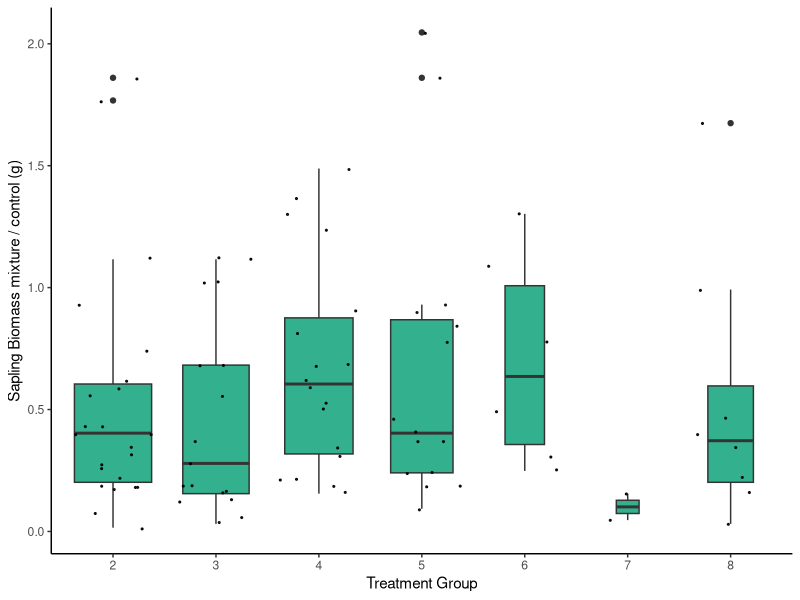
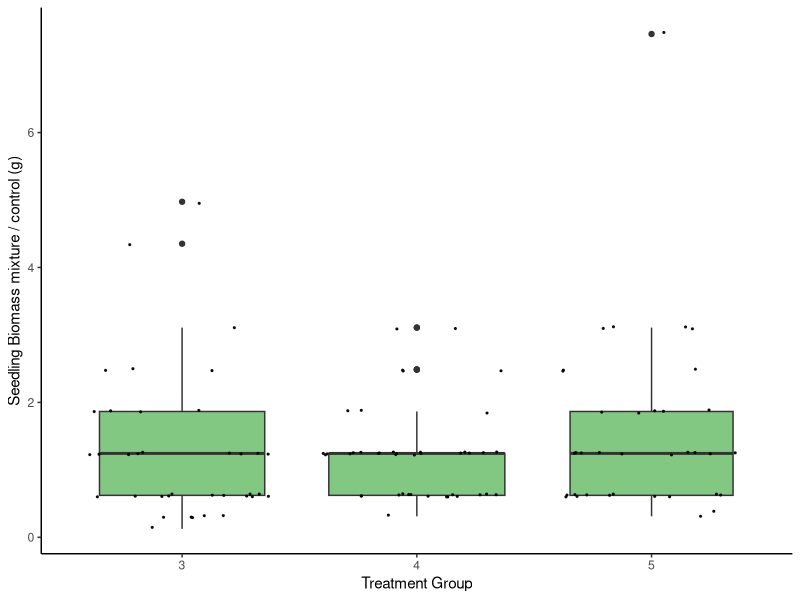
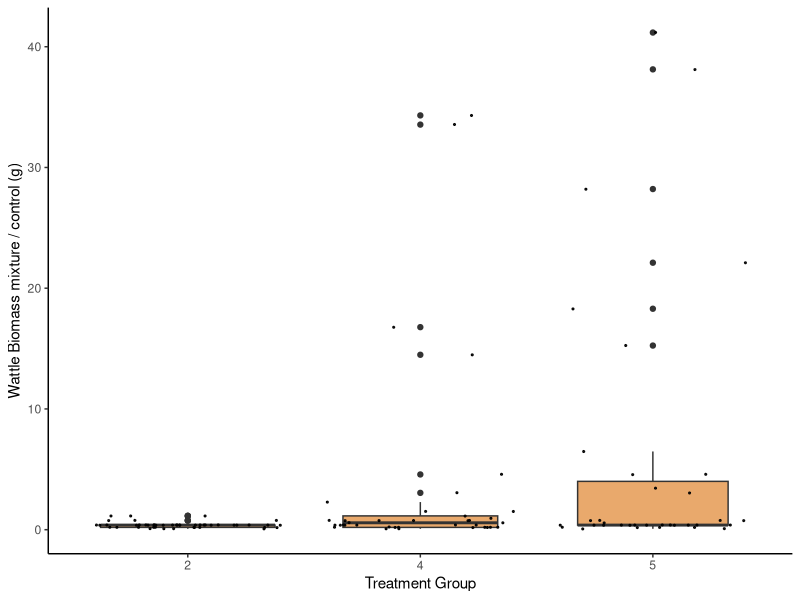
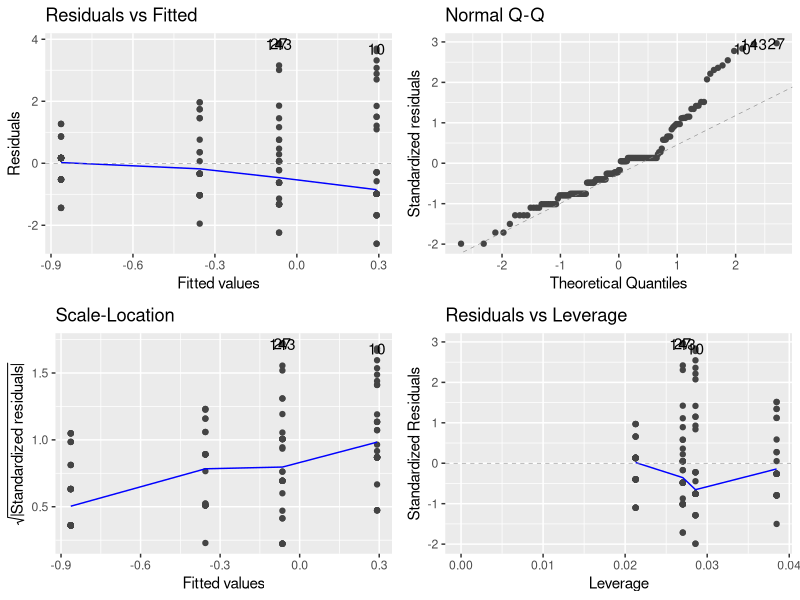
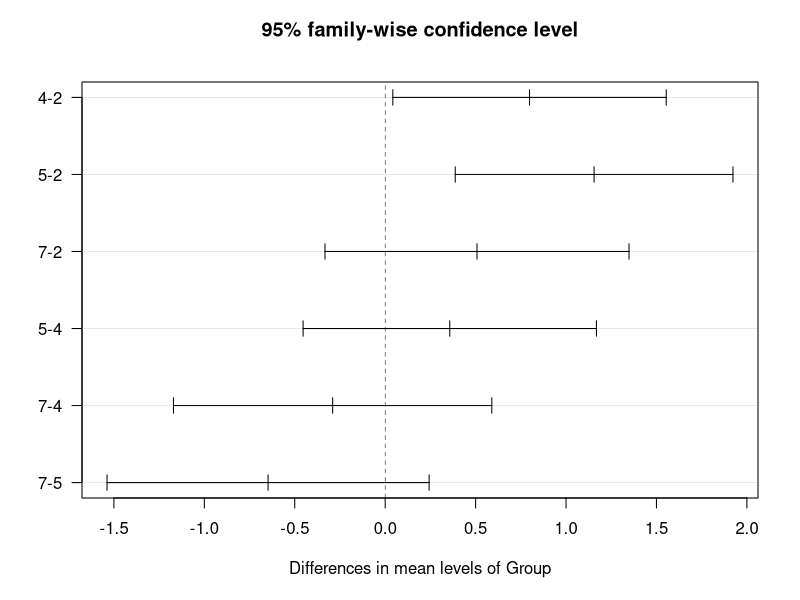
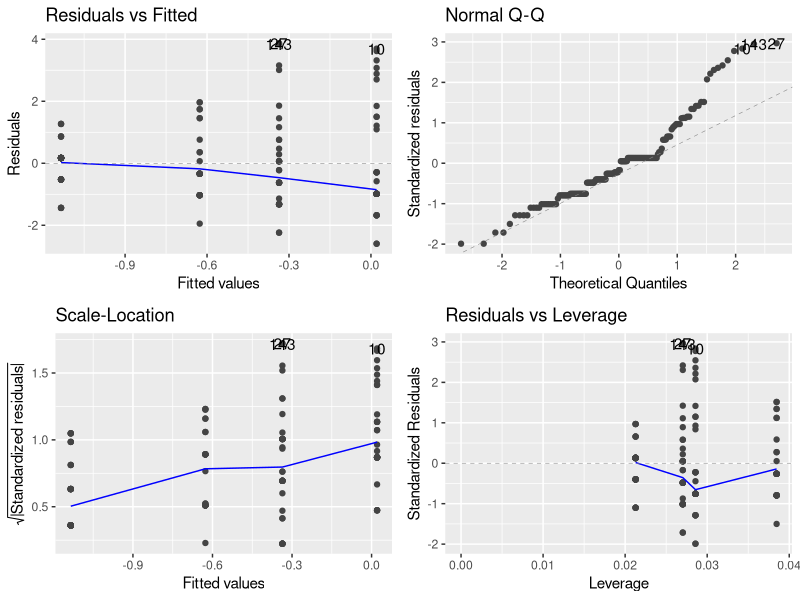
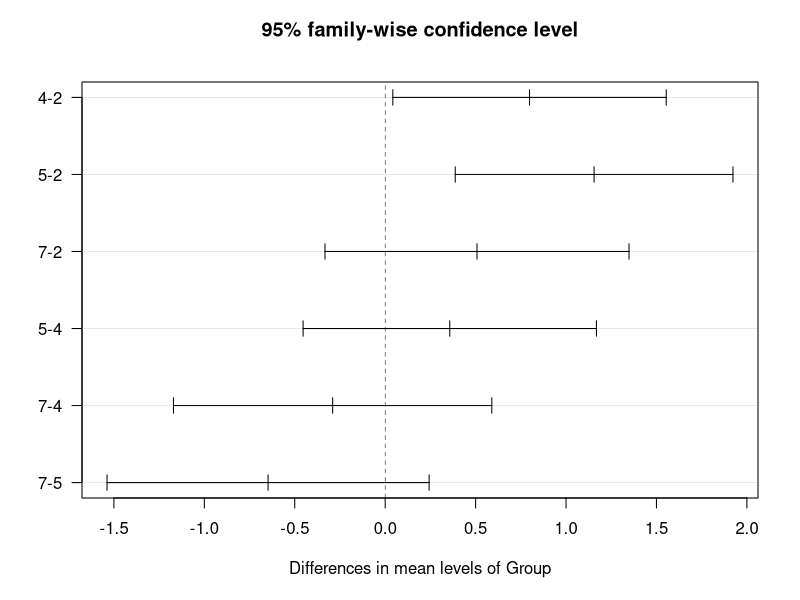
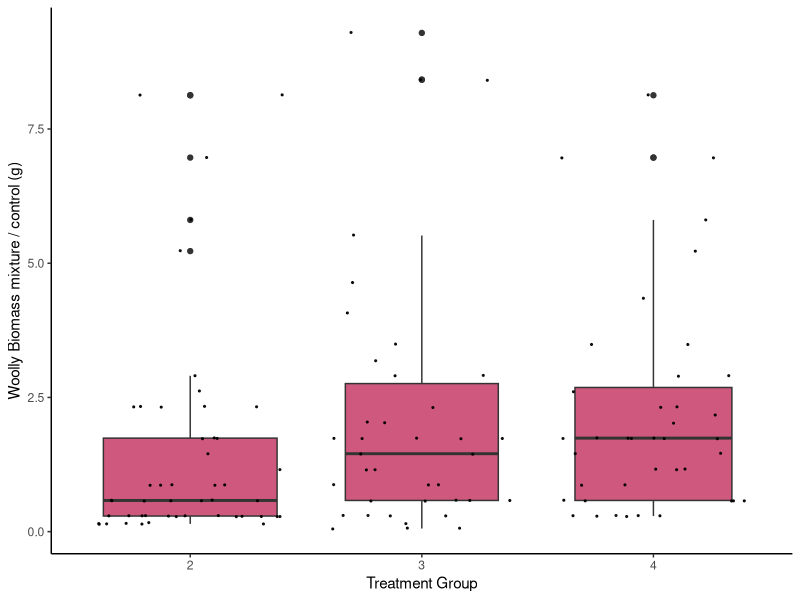

The R script that drew these images, in order: (Note: this script raises an error after producing the figures.)
#### Biomass for each plant by treatment group v2####


# Before anything else, verify that your environment is totally clear.
# This is important, because old objects can foul up the works
# Clean up the working environment
rm(list = ls())

# Verify working directory, should be ~/Documents/Analyses/lastname_first
getwd()

# Load tidyverse
library("tidyverse")
# Check for updates
tidyverse_update()

#### Cleaning up the data ####

library(readr)
Biomass <- read_csv("Shadehouse/Biomass Experiment 1 Clean.csv")

# Removing rows where the species is blank
Biomass<-Biomass[-592, ] 
Biomass<-Biomass[-591, ] 
Biomass<-Biomass[-590, ] 
Biomass<-Biomass[-961, ] 
Biomass<-Biomass[-960, ] 
Biomass<-Biomass[-959, ] 

# Removing rows where the mass is blank
Biomass <- Biomass[!is.na(Biomass$Mass_g), ]

# Remove seedling from tg2, there should be no seedlings in that tg
Biomass<-Biomass[-63, ]

# simplifying the experiment 1 treatment group name to Group and Mass_g to Mass
colnames(Biomass)[5:5] <- c("Group") ## Renaming the columns
colnames(Biomass)[10:10] <- c("Mass") ## Renaming the columns
Biomass$Group <- as.factor(Biomass$Group)

# Removing empty columns
Biomass <- Biomass[, -c(11, 12)]

# ggfortify is a package that works with ggplot2 to make nice plots
library("ggfortify")
# multcomp is used for contrasts and multiple comparisons
library("multcomp")
# nlme is used for random effects ANOVA
library("nlme")

#### Response Ratios ####
Sapling <- Biomass[Biomass$Plant == "ManukaSapling", ]

Sapling$Group <- as.factor(Sapling$Group)

# let's have a look at simply doing a response ratio (no log)

# Add a column that is the mass of each sample / mean control mass
group1_mean <- mean(Sapling$Mass[Sapling$Group == 1], na.rm = TRUE)

Sapling$ResponseRatio <- Sapling$Mass / group1_mean

# Let's have a look at that
library(dplyr)
library(ggplot2)

Sapling %>%
  filter(Group %in% 2:8) %>%
  ggplot(aes(x = Group, y = ResponseRatio)) +
  geom_boxplot(fill = "#33B08D", varwidth = TRUE) +
  geom_jitter(color = "black", size = 0.4, alpha = 0.9) +
  ylab("Sapling Biomass mixture / control (g)") +
  xlab("Treatment Group") +
  theme_classic()

# Check for homogeneous variance
summ_Sapling <- Sapling %>%
  group_by(Group) %>% 
  summarise(mean_Mass = mean(Mass),
            sd_Mass = sd(Mass),
            n_Mass = n())
ratio <-(max(summ_Sapling$sd_Mass))/(min(summ_Sapling$sd_Mass))
print(ratio)

# Check for homogeneous variance
summ_Sapling <- Sapling %>%
  group_by(Group) %>% 
  summarise(mean_ResponseRatio = mean(ResponseRatio),
            sd_ResponseRatio = sd(ResponseRatio),
            n_ResponseRatio = n())
ratio <-(max(summ_Sapling$sd_ResponseRatio))/(min(summ_Sapling$sd_ResponseRatio))
print(ratio)

# ratio > 3
# Use kruskal-wallis
kruskal.test(Mass ~ Group, data = Sapling)
kruskal.test(ResponseRatio ~ Group, data = Sapling)

# Seedlings
Seedling <- Biomass[Biomass$Plant == "ManukaSeedling", ]

Seedling<-Seedling[-81, ]

Seedling$Group <- as.factor(Seedling$Group)

# Add a column that is the mass of each sample / mean control mass
group1_mean <- mean(Seedling$Mass[Seedling$Group == 1], na.rm = TRUE)

Seedling$ResponseRatio <- Seedling$Mass / group1_mean

Seedling %>%
  filter(Group %in% 2:8) %>%
  ggplot(aes(x = Group, y = ResponseRatio)) +
  geom_boxplot(fill = "#82C782", varwidth = TRUE) +
  geom_jitter(color = "black", size = 0.4, alpha = 0.9) +
  ylab("Seedling Biomass mixture / control (g)") +
  xlab("Treatment Group") +
  theme_classic()

# Check for homogeneous variance
summ_Seedling <- Seedling %>%
  group_by(Group) %>% 
  summarise(mean_Mass = mean(Mass),
            sd_Mass = sd(Mass),
            n_Mass = n())
ratio <-(max(summ_Seedling$sd_Mass))/(min(summ_Seedling$sd_Mass))
print(ratio)

# Check for homogeneous variance
summ_Seedling <- Seedling %>%
  group_by(Group) %>% 
  summarise(mean_ResponseRatio = mean(ResponseRatio),
            sd_ResponseRatio = sd(ResponseRatio),
            n_ResponseRatio = n())
ratio <-(max(summ_Seedling$sd_ResponseRatio))/(min(summ_Seedling$sd_ResponseRatio))
print(ratio)

# ratio < 3
# For mass
# The sample sizes are not quite even and therefore we need to use Type 3 analysis
contrasts(Seedling$Group) <- contr.sum(8)

model <- lm(Mass ~ Group, data = Seedling)
# Run Type III ANOVA
library(car)
Anova(model, type = 3)

# Set up for ANOVA
model01 <- aov(Mass~Group, data = Seedling)
anova(model01)
summary(model01)

# Tukey-Kramer test (automatically applied for unequal sample sizes)
TukeyHSD(model01)

# For Response Ratio
# The sample sizes are not quite even and therefore we need to use Type 3 analysis
contrasts(Seedling$Group) <- contr.sum(8)

model <- lm(ResponseRatio ~ Group, data = Seedling)
# Run Type III ANOVA
library(car)
Anova(model, type = 3)

# Set up for ANOVA
model01 <- aov(ResponseRatio~Group, data = Seedling)
anova(model01)
summary(model01)
# Tukey-Kramer test (automatically applied for unequal sample sizes)
TukeyHSD(model01)

# Wattle
Wattle <- Biomass[Biomass$Plant == "Wattle", ]

Wattle$Group <- as.factor(Wattle$Group)

# Add a column that is the mass of each sample / mean control mass
group7_mean <- mean(Wattle$Mass[Wattle$Group == 7], na.rm = TRUE)

Wattle$ResponseRatio <- Wattle$Mass / group7_mean

Wattle %>%
  filter(Group %in% 2:6) %>%
  ggplot(aes(x = Group, y = ResponseRatio)) +
  geom_boxplot(fill = "#E9A96C", varwidth = TRUE) +
  geom_jitter(color = "black", size = 0.4, alpha = 0.9) +
  ylab("Wattle Biomass mixture / control (g)") +
  xlab("Treatment Group") +
  theme_classic()

# Check for homogeneous variance
summ_Wattle <- Wattle %>%
  group_by(Group) %>% 
  summarise(mean_Mass = mean(Mass),
            sd_Mass = sd(Mass),
            n_Mass = n())
ratio <-(max(summ_Wattle$sd_Mass))/(min(summ_Wattle$sd_Mass))
print(ratio)

# Check for homogeneous variance
summ_Wattle <- Wattle %>%
  group_by(Group) %>% 
  summarise(mean_ResponseRatio = mean(ResponseRatio),
            sd_ResponseRatio = sd(ResponseRatio),
            n_ResponseRatio = n())
ratio <-(max(summ_Wattle$sd_ResponseRatio))/(min(summ_Wattle$sd_ResponseRatio))
print(ratio)

# Not normal, need to try a transformation
Wattle <- Wattle %>%
  mutate(logMass = log(Mass))

# Not normal, need to try a transformation
Wattle <- Wattle %>%
  mutate(logResponseRatio = log(ResponseRatio))

# Check for Homogeneous variance
summ_Wattle <- Wattle %>%
  group_by(Group) %>% 
  summarise(mean_logMass = mean(logMass),
            sd_logMass = sd(logMass),
            n_logMass = n())
ratio <-(max(summ_Wattle$sd_logMass))/(min(summ_Wattle$sd_logMass))
print(ratio)

# Check for Homogeneous variance
summ_Wattle <- Wattle %>%
  group_by(Group) %>% 
  summarise(mean_logResponseRatio = mean(logResponseRatio),
            sd_logResponseRatio = sd(logResponseRatio),
            n_logResponseRatio = n())
ratio <-(max(summ_Wattle$sd_logResponseRatio))/(min(summ_Wattle$sd_logResponseRatio))
print(ratio)

# Set up for ANOVA
model01 <- aov(logMass~Group, data = Wattle)
autoplot(model01)
anova(model01)
summary(model01)

# Perform Tukey test
tukey <- TukeyHSD(model01)
summary(tukey)
print(tukey)
plot(tukey, las = 1)

# Set up for ANOVA
model01 <- aov(logResponseRatio~Group, data = Wattle)
autoplot(model01)
anova(model01)
summary(model01)

# Perform Tukey test
tukey <- TukeyHSD(model01)
summary(tukey)
print(tukey)
plot(tukey, las = 1)

# Woolly
Woolly <- Biomass[Biomass$Plant == "Nightshade", ]

Woolly$Group <- as.factor(Woolly$Group)

# Add a column that is the mass of each sample / mean control mass
group6_mean <- mean(Woolly$Mass[Woolly$Group == 6], na.rm = TRUE)

Woolly$ResponseRatio <- Woolly$Mass / group6_mean

Woolly %>%
  filter(Group %in% 2:5) %>%
  ggplot(aes(x = Group, y = ResponseRatio)) +
  geom_boxplot(fill = "#CF597E", varwidth = TRUE) +
  geom_jitter(color = "black", size = 0.4, alpha = 0.9) +
  ylab("Woolly Biomass mixture / control (g)") +
  xlab("Treatment Group") +
  theme_classic()

# Check for homogeneous variance
summ_Woolly <- Woolly %>%
  group_by(Group) %>% 
  summarise(mean_Mass = mean(Mass),
            sd_Mass = sd(Mass),
            n_Mass = n())
ratio <-(max(summ_Woolly$sd_Mass))/(min(summ_Woolly$sd_Mass))
print(ratio)

# Check for homogeneous variance
summ_Woolly <- Woolly %>%
  group_by(Group) %>% 
  summarise(mean_ResponseRatio = mean(ResponseRatio),
            sd_ResponseRatio = sd(ResponseRatio),
            n_ResponseRatio = n()) 
ratio <-(max(summ_Woolly$sd_ResponseRatio))/(min(summ_Woolly$sd_ResponseRatio))
print(ratio)

# ratio < 3
# For mass
# The sample sizes are not quite even and therefore we need to use Type 3 analysis
contrasts(Woolly$Group) <- contr.sum(8)

model <- lm(Mass ~ Group, data = Woolly)
# Run Type III ANOVA
library(car)
Anova(model, type = 3)

# Set up for ANOVA
model01 <- aov(ResponseRatio~Group, data = Woolly)

autoplot(model01)

anova(model01)

summary(model01)
# Tukey-Kramer test (automatically applied for unequal sample sizes)
TukeyHSD(model01)

# For Response Ratio
# The sample sizes are not quite even and therefore we need to use Type 3 analysis
contrasts(Woolly$Group) <- contr.sum(8)

model <- lm(ResponseRatio ~ Group, data = Woolly)
# Run Type III ANOVA
library(car)
Anova(model, type = 3)

# Set up for ANOVA
model01 <- aov(Mass~Group, data = Woolly)
anova(model01)
summary(model01)

# Tukey-Kramer test (automatically applied for unequal sample sizes)
TukeyHSD(model01)

# privet
Privet <- Biomass[Biomass$Plant == "Privet", ]

Privet$Group <- as.factor(Privet$Group)

# Add a column that is the mass of each sample / mean control mass
group8_mean <- mean(Privet$Mass[Privet$Group == 8], na.rm = TRUE)

Privet$ResponseRatio <- Privet$Mass / group8_mean

Privet %>%
#  filter(Group %in% 2:5) %>%
  ggplot(aes(x = Group, y = ResponseRatio)) +
  geom_boxplot(fill = "#E57F6C", varwidth = TRUE) +
  geom_jitter(color = "black", size = 0.4, alpha = 0.9) +
  ylab("Privet Biomass mixture / control (g)") +
  xlab("Treatment Group") +
  theme_classic()

# Check for homogeneous variance
summ_Privet <- Privet %>%
  group_by(Group) %>% 
  summarise(mean_Mass = mean(Mass),
            sd_Mass = sd(Mass),
            n_Mass = n())
ratio <-(max(summ_Privet$sd_Mass))/(min(summ_Privet$sd_Mass))
print(ratio)

# Check for homogeneous variance
summ_Privet <- Privet %>%
  group_by(Group) %>% 
  summarise(mean_ResponseRatio = mean(ResponseRatio),
            sd_ResponseRatio = sd(ResponseRatio),
            n_ResponseRatio = n())
ratio <-(max(summ_Privet$sd_ResponseRatio))/(min(summ_Privet$sd_ResponseRatio))
print(ratio)

# ratio < 3
# For mass
# The sample sizes are not quite even and therefore we need to use Type 3 analysis
contrasts(Privet$Group) <- contr.sum(8)

model <- lm(Mass ~ Group, data = Privet)
# Run Type III ANOVA
library(car)
Anova(model, type = 3)

# Set up for ANOVA
model01 <- aov(Mass~Group, data = Privet)
anova(model01)
summary(model01)

# Tukey-Kramer test (automatically applied for unequal sample sizes)
TukeyHSD(model01)

# For Response Ratio
# The sample sizes are not quite even and therefore we need to use Type 3 analysis
contrasts(Privet$Group) <- contr.sum(8)

model <- lm(ResponseRatio ~ Group, data = Privet)
# Run Type III ANOVA
library(car)
Anova(model, type = 3)

# Set up for ANOVA
model01 <- aov(ResponseRatio~Group, data = Privet)
anova(model01)
summary(model01)
# Tukey-Kramer test (automatically applied for unequal sample sizes)
TukeyHSD(model01)

# Make a new df without saplings because they are too big
BiomassSeedlings <- Biomass %>% filter(Plant != "ManukaSapling")

# Make a boxplot with all values on it
ggplot(BiomassSeedlings, aes(x = Group, y = ResponseRatio, fill = Plant)) +
  geom_boxplot(position = position_dodge(width = 0.8)) +
  theme_minimal() +
  labs(x = "Treatment group", y = "Dry biomass g", fill = "Species") +
  scale_fill_manual(values = c(
    "ManukaSapling" = "#33B08D",  
    "ManukaSeedling"  = "#82C782", 
    "Nightshade" = "#CF597E",  
    "Privet" = "#E57F6C" , 
    "Wattle" = "#E9A96C"),
    labels = c("ManukaSapling" = "L. scoparium sapling", "ManukaSeedling" = "L. scoparium seedling","Nightshade" = "S. mauritianum",
               "Privet" = "L. lucidum", "Wattle" = "P. lophantha")) +
  theme_classic()




#### Log Response ratios ####
library(metafor)
# Function to compute lnRR using metafor for a given plant and control group
compute_lnRR <- function(Biomass, plant_name = "ManukaSapling", control_group = 1) {
  # Filter for specified plant
  df_filtered <- Biomass %>% filter(Plant == plant_name)
  
  # Split into treatment and control
  control <- df_filtered %>% filter(Group == control_group)
  treatments <- df_filtered %>% filter(Group != control_group)
  
  # Summarise group stats
  group_stats <- treatments %>%
    group_by(Group) %>%
    summarise(
      m1i = mean(Mass),
      sd1i = sd(Mass),
      n1i = n(),
      .groups = "drop"
    ) %>%
    mutate(
      m2i = mean(control$Mass),
      sd2i = sd(control$Mass),
      n2i = nrow(control)
    )
  
  # Compute lnRR and sampling variance
  escalc_results <- escalc(
    measure = "ROM",
    m1i = group_stats$m1i,
    sd1i = group_stats$sd1i,
    n1i = group_stats$n1i,
    m2i = group_stats$m2i,
    sd2i = group_stats$sd2i,
    n2i = group_stats$n2i
  )
  
  # Combine with group info
  results <- bind_cols(group_stats["Group"], escalc_results)
  return(results)
}

# Run the function
lnrr_output <- compute_lnRR(Biomass, plant_name = "ManukaSapling", control_group = 1)
print(lnrr_output)

# Plot lnRR with 95% CI
ggplot(lnrr_output, aes(x = factor(Group), y = yi)) +
  geom_point(shape = 16, size = 3) +
  geom_errorbar(aes(ymin = yi - 1.96 * sqrt(vi), ymax = yi + 1.96 * sqrt(vi)), width = 0.2) +
  labs(
    x = "Treatment Group",
    y = "lnRR_mixed/monoculture L. scoparium biomass (g)"
  ) +
  theme_classic() +
  theme(
    text = element_text(size = 12),
    axis.title = element_text(face = "bold")
  )

# Seedling
#Function to compute lnRR using metafor for a given plant and control group
compute_lnRR <- function(Biomass, plant_name = "ManukaSeedling", control_group = 1) {
  # Filter for specified plant
  df_filtered <- Biomass %>% filter(Plant == plant_name)
  
  # Split into treatment and control
  control <- df_filtered %>% filter(Group == control_group)
  treatments <- df_filtered %>% filter(Group != control_group)
  
  # Summarise group stats
  group_stats <- treatments %>%
    group_by(Group) %>%
    summarise(
      m1i = mean(Mass),
      sd1i = sd(Mass),
      n1i = n(),
      .groups = "drop"
    ) %>%
    mutate(
      m2i = mean(control$Mass),
      sd2i = sd(control$Mass),
      n2i = nrow(control)
    )
  
  # Compute lnRR and sampling variance
  escalc_results <- escalc(
    measure = "ROM",
    m1i = group_stats$m1i,
    sd1i = group_stats$sd1i,
    n1i = group_stats$n1i,
    m2i = group_stats$m2i,
    sd2i = group_stats$sd2i,
    n2i = group_stats$n2i
  )
  
  # Combine with group info
  results <- bind_cols(group_stats["Group"], escalc_results)
  return(results)
}

# Run the function
lnrr_output <- compute_lnRR(Biomass, plant_name = "ManukaSeedling", control_group = 1)
print(lnrr_output)

# Plot lnRR with 95% CI
ggplot(lnrr_output, aes(x = factor(Group), y = yi)) +
  geom_point(shape = 16, size = 3) +
  geom_errorbar(aes(ymin = yi - 1.96 * sqrt(vi), ymax = yi + 1.96 * sqrt(vi)), width = 0.2) +
  labs(
    x = "Treatment Group",
    y = "lnRR_mixed/monoculture L. scoparium seedling biomass (g)"
  ) +
  theme_classic() +
  theme(
    text = element_text(size = 12),
    axis.title = element_text(face = "bold")
  )

# Wattle
#Function to compute lnRR using metafor for a given plant and control group
compute_lnRR <- function(Biomass, plant_name = "Wattle", control_group = 7) {
  # Filter for specified plant
  df_filtered <- Biomass %>% filter(Plant == plant_name)
  
  # Split into treatment and control
  control <- df_filtered %>% filter(Group == control_group)
  treatments <- df_filtered %>% filter(Group != control_group)
  
  # Summarise group stats
  group_stats <- treatments %>%
    group_by(Group) %>%
    summarise(
      m1i = mean(Mass),
      sd1i = sd(Mass),
      n1i = n(),
      .groups = "drop"
    ) %>%
    mutate(
      m2i = mean(control$Mass),
      sd2i = sd(control$Mass),
      n2i = nrow(control)
    )
  
  # Compute lnRR and sampling variance
  escalc_results <- escalc(
    measure = "ROM",
    m1i = group_stats$m1i,
    sd1i = group_stats$sd1i,
    n1i = group_stats$n1i,
    m2i = group_stats$m2i,
    sd2i = group_stats$sd2i,
    n2i = group_stats$n2i
  )
  
  # Combine with group info
  results <- bind_cols(group_stats["Group"], escalc_results)
  return(results)
}

# Run the function
lnrr_output <- compute_lnRR(Biomass, plant_name = "Wattle", control_group = 7)
print(lnrr_output)

# Fix up the treatment groups
lnrr_output$Group <- factor(lnrr_output$Group, levels = c("2", "4", "5", "7"), # order  
labels = c("nwp", "mnw", "mwp", "w")) # labels 

# Plot lnRR with 95% CI
ggplot(lnrr_output, aes(x = factor(Group), y = yi)) +
  geom_point(shape = 16, size = 3) +
  geom_errorbar(aes(ymin = yi - 1.96 * sqrt(vi), ymax = yi + 1.96 * sqrt(vi)), width = 0.2) +
  labs(
    x = "Treatment Group",
    y = "lnRR_mixed/monoculture P. lophantha seedling biomass (g)"
  ) +
  geom_hline(yintercept = 0, linetype = "dotted", linewidth = 0.5, colour = "grey40") +
  theme_classic() +
  theme(
    text = element_text(size = 12),
    axis.title = element_text(face = "bold")
  )

# Woolly
#Function to compute lnRR using metafor for a given plant and control group
compute_lnRR <- function(Biomass, plant_name = "Nightshade", control_group = 6) {
  # Filter for specified plant
  df_filtered <- Biomass %>% filter(Plant == plant_name)
  
  # Split into treatment and control
  control <- df_filtered %>% filter(Group == control_group)
  treatments <- df_filtered %>% filter(Group != control_group)
  
  # Summarise group stats
  group_stats <- treatments %>%
    group_by(Group) %>%
    summarise(
      m1i = mean(Mass),
      sd1i = sd(Mass),
      n1i = n(),
      .groups = "drop"
    ) %>%
    mutate(
      m2i = mean(control$Mass),
      sd2i = sd(control$Mass),
      n2i = nrow(control)
    )
  
  # Compute lnRR and sampling variance
  escalc_results <- escalc(
    measure = "ROM",
    m1i = group_stats$m1i,
    sd1i = group_stats$sd1i,
    n1i = group_stats$n1i,
    m2i = group_stats$m2i,
    sd2i = group_stats$sd2i,
    n2i = group_stats$n2i
  )
  
  # Combine with group info
  results <- bind_cols(group_stats["Group"], escalc_results)
  return(results)
}

# Run the function
lnrr_output <- compute_lnRR(Biomass, plant_name = "Nightshade", control_group = 6)
print(lnrr_output)

# Plot lnRR with 95% CI
ggplot(lnrr_output, aes(x = factor(Group), y = yi)) +
  geom_point(shape = 16, size = 3) +
  geom_errorbar(aes(ymin = yi - 1.96 * sqrt(vi), ymax = yi + 1.96 * sqrt(vi)), width = 0.2) +
  labs(
    x = "Treatment Group",
    y = "lnRR_mixed/monoculture S. mauritianum seedling biomass (g)"
  ) +
  theme_classic() +
  theme(
    text = element_text(size = 12),
    axis.title = element_text(face = "bold")
  )

# Privet
#Function to compute lnRR using metafor for a given plant and control group
compute_lnRR <- function(Biomass, plant_name = "Privet", control_group = 8) {
  # Filter for specified plant
  df_filtered <- Biomass %>% filter(Plant == plant_name)
  
  # Split into treatment and control
  control <- df_filtered %>% filter(Group == control_group)
  treatments <- df_filtered %>% filter(Group != control_group)
  
  # Summarise group stats
  group_stats <- treatments %>%
    group_by(Group) %>%
    summarise(
      m1i = mean(Mass),
      sd1i = sd(Mass),
      n1i = n(),
      .groups = "drop"
    ) %>%
    mutate(
      m2i = mean(control$Mass),
      sd2i = sd(control$Mass),
      n2i = nrow(control)
    )
  
  # Compute lnRR and sampling variance
  escalc_results <- escalc(
    measure = "ROM",
    m1i = group_stats$m1i,
    sd1i = group_stats$sd1i,
    n1i = group_stats$n1i,
    m2i = group_stats$m2i,
    sd2i = group_stats$sd2i,
    n2i = group_stats$n2i
  )
  
  # Combine with group info
  results <- bind_cols(group_stats["Group"], escalc_results)
  return(results)
}

# Run the function
lnrr_output <- compute_lnRR(Biomass, plant_name = "Privet", control_group = 8)
print(lnrr_output)

# Plot lnRR with 95% CI
ggplot(lnrr_output, aes(x = factor(Group), y = yi)) +
  geom_point(shape = 16, size = 3) +
  geom_errorbar(aes(ymin = yi - 1.96 * sqrt(vi), ymax = yi + 1.96 * sqrt(vi)), width = 0.2) +
  labs(
    x = "Treatment Group",
    y = "lnRR_mixed/monoculture L. lucidum seedling biomass (g)"
  ) +
  theme_classic() +
  theme(
    text = element_text(size = 12),
    axis.title = element_text(face = "bold")
  )
